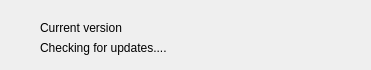
<?xml version="1.0" encoding="UTF-8"?>
<ui version="4.0">
 <class>updateCheckDlg</class>
 <widget class="QDialog" name="updateCheckDlg">
  <property name="geometry">
   <rect>
    <x>0</x>
    <y>0</y>
    <width>371</width>
    <height>70</height>
   </rect>
  </property>
  <property name="maximumSize">
   <size>
    <width>371</width>
    <height>263</height>
   </size>
  </property>
  <property name="windowTitle">
   <string>ExMplayer update check</string>
  </property>
  <property name="windowIcon">
   <iconset resource="ExMplayer.qrc">
    <normaloff>:/images/ExMplayer.png</normaloff>:/images/ExMplayer.png</iconset>
  </property>
  <widget class="QLabel" name="label">
   <property name="geometry">
    <rect>
     <x>90</x>
     <y>230</y>
     <width>231</width>
     <height>21</height>
    </rect>
   </property>
   <property name="text">
    <string>&lt;!DOCTYPE HTML PUBLIC &quot;-//W3C//DTD HTML 4.0//EN&quot; &quot;http://www.w3.org/TR/REC-html40/strict.dtd&quot;&gt;
&lt;html&gt;&lt;head&gt;&lt;meta name=&quot;qrichtext&quot; content=&quot;1&quot; /&gt;&lt;style type=&quot;text/css&quot;&gt;
p, li { white-space: pre-wrap; }
&lt;/style&gt;&lt;/head&gt;&lt;body style=&quot; font-family:'MS Shell Dlg 2'; font-size:8.25pt; font-weight:400; font-style:normal;&quot;&gt;
&lt;p style=&quot; margin-top:0px; margin-bottom:0px; margin-left:0px; margin-right:0px; -qt-block-indent:0; text-indent:0px;&quot;&gt;&lt;a href=&quot;http://exmplayer.sourceforge.net/downloads.html&quot;&gt;&lt;span style=&quot; font-size:8pt; text-decoration: underline; color:#0000ff;&quot;&gt;Click here to download latest version&lt;/span&gt;&lt;/a&gt;&lt;/p&gt;&lt;/body&gt;&lt;/html&gt;</string>
   </property>
   <property name="openExternalLinks">
    <bool>true</bool>
   </property>
  </widget>
  <widget class="QLabel" name="labelVersionFound">
   <property name="geometry">
    <rect>
     <x>40</x>
     <y>40</y>
     <width>271</width>
     <height>16</height>
    </rect>
   </property>
   <property name="text">
    <string>Checking for updates....</string>
   </property>
  </widget>
  <widget class="QLabel" name="labelPg">
   <property name="geometry">
    <rect>
     <x>10</x>
     <y>30</y>
     <width>31</width>
     <height>21</height>
    </rect>
   </property>
   <property name="text">
    <string/>
   </property>
  </widget>
  <widget class="QLabel" name="labelCurVersion">
   <property name="geometry">
    <rect>
     <x>40</x>
     <y>20</y>
     <width>251</width>
     <height>16</height>
    </rect>
   </property>
   <property name="text">
    <string>Current version</string>
   </property>
  </widget>
  <widget class="QGroupBox" name="groupBox">
   <property name="geometry">
    <rect>
     <x>20</x>
     <y>70</y>
     <width>331</width>
     <height>151</height>
    </rect>
   </property>
   <property name="title">
    <string>Release notes</string>
   </property>
   <widget class="QListWidget" name="listWidgetRel">
    <property name="geometry">
     <rect>
      <x>10</x>
      <y>20</y>
      <width>311</width>
      <height>121</height>
     </rect>
    </property>
   </widget>
  </widget>
 </widget>
 <resources>
  <include location="ExMplayer.qrc"/>
 </resources>
 <connections/>
</ui>
